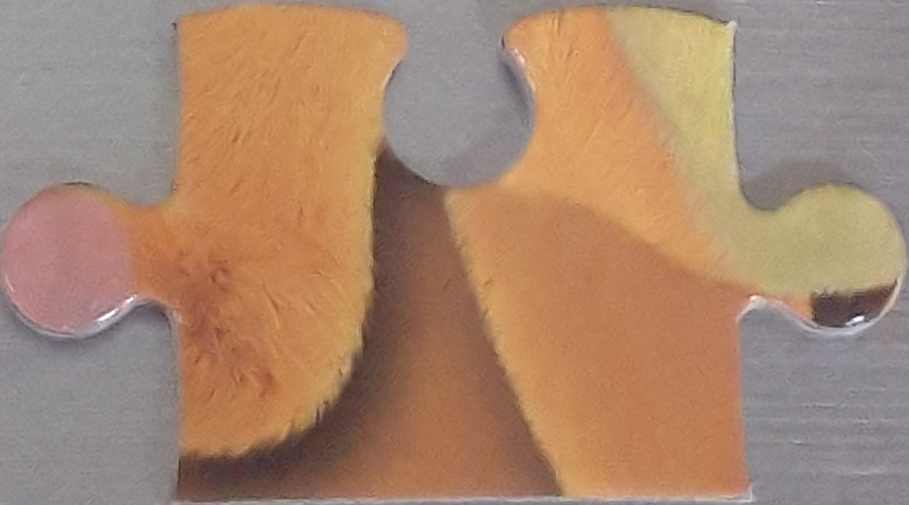
#> input picture web/backup/image (1).jpg, 1817 x 1009 px (shown at 1/2 size)
$ python -i slic_utils.py   (imports and definitions only)   (older library calls are emulated)
#> lines starting #> are read from the running program, lines starting #| are printed output that depends on the picture

from skimage.segmentation.slic_superpixels import _get_mask_centroids
from skimage.segmentation._slic import (_slic_cython, _enforce_label_connectivity_cython)
from skimage.segmentation import mark_boundaries
from skimage.util import img_as_float, regular_grid
from skimage.color import rgb2lab
from skimage.measure import label, regionprops
from skimage import io

import os.path
import warnings
import functools
import collections as coll
import numpy as np
from numpy import random
from scipy import ndimage as ndi
from scipy.spatial.distance import pdist, squareform
from scipy.cluster.vq import kmeans2


def slic_custom(image, n_segments=100, compactness=10., max_iter=10, sigma=0,
                spacing=None, multichannel=True, convert2lab=None,
                enforce_connectivity=True, min_size_factor=0.5, max_size_factor=3,
                slic_zero=False, start_label=None, mask=None, previous_centroids=None):
    """Segments image using k-means clustering in Color-(x,y,z) space.

    Parameters
    ----------
    image : 2D, 3D or 4D ndarray
        Input image, which can be 2D or 3D, and grayscale or multichannel
        (see `multichannel` parameter).
    n_segments : int, optional
        The (approximate) number of labels in the segmented output image.
    compactness : float, optional
        Balances color proximity and space proximity. Higher values give
        more weight to space proximity, making superpixel shapes more
        square/cubic. In SLICO mode, this is the initial compactness.
        This parameter depends strongly on image contrast and on the
        shapes of objects in the image. We recommend exploring possible
        values on a log scale, e.g., 0.01, 0.1, 1, 10, 100, before
        refining around a chosen value.
    max_iter : int, optional
        Maximum number of iterations of k-means.
    sigma : float or (3,) array-like of floats, optional
        Width of Gaussian smoothing kernel for pre-processing for each
        dimension of the image. The same sigma is applied to each dimension in
        case of a scalar value. Zero means no smoothing.
        Note, that `sigma` is automatically scaled if it is scalar and a
        manual voxel spacing is provided (see Notes section).
    spacing : (3,) array-like of floats, optional
        The voxel spacing along each image dimension. By default, `slic`
        assumes uniform spacing (same voxel resolution along z, y and x).
        This parameter controls the weights of the distances along z, y,
        and x during k-means clustering.
    multichannel : bool, optional
        Whether the last axis of the image is to be interpreted as multiple
        channels or another spatial dimension.
    convert2lab : bool, optional
        Whether the input should be converted to Lab colorspace prior to
        segmentation. The input image *must* be RGB. Highly recommended.
        This option defaults to ``True`` when ``multichannel=True`` *and*
        ``image.shape[-1] == 3``.
    enforce_connectivity : bool, optional
        Whether the generated segments are connected or not
    min_size_factor : float, optional
        Proportion of the minimum segment size to be removed with respect
        to the supposed segment size ```depth*width*height/n_segments```
    max_size_factor : float, optional
        Proportion of the maximum connected segment size. A value of 3 works
        in most of the cases.
    slic_zero : bool, optional
        Run SLIC-zero, the zero-parameter mode of SLIC. [2]_
    start_label: int, optional
        The labels' index start. Should be 0 or 1.
    mask : 2D ndarray, optional
        If provided, superpixels are computed only where mask is True,
        and seed points are homogeneously distributed over the mask
        using a K-means clustering strategy.

    Returns
    -------
    labels : 2D or 3D array
        Integer mask indicating segment labels.

    Raises
    ------
    ValueError
        If ``convert2lab`` is set to ``True`` but the last array
        dimension is not of length 3.
    ValueError
        If ``start_label`` is not 0 or 1.

    Notes
    -----
    * If `sigma > 0`, the image is smoothed using a Gaussian kernel prior to
      segmentation.

    * If `sigma` is scalar and `spacing` is provided, the kernel width is
      divided along each dimension by the spacing. For example, if ``sigma=1``
      and ``spacing=[5, 1, 1]``, the effective `sigma` is ``[0.2, 1, 1]``. This
      ensures sensible smoothing for anisotropic images.

    * The image is rescaled to be in [0, 1] prior to processing.

    * Images of shape (M, N, 3) are interpreted as 2D RGB images by default. To
      interpret them as 3D with the last dimension having length 3, use
      `multichannel=False`.

    * `start_label` is introduced to handle the issue [4]_. The labels
      indexing starting at 0 will be deprecated in future versions. If
      `mask` is not `None` labels indexing starts at 1 and masked area
      is set to 0.

    References
    ----------
    .. [1] Radhakrishna Achanta, Appu Shaji, Kevin Smith, Aurelien Lucchi,
        Pascal Fua, and Sabine Süsstrunk, SLIC Superpixels Compared to
        State-of-the-art Superpixel Methods, TPAMI, May 2012.
        :DOI:`10.1109/TPAMI.2012.120`
    .. [2] https://www.epfl.ch/labs/ivrl/research/slic-superpixels/#SLICO
    .. [3] Irving, Benjamin. "maskSLIC: regional superpixel generation with
           application to local pathology characterisation in medical images.",
           2016, :arXiv:`1606.09518`
    .. [4] https://github.com/scikit-image/scikit-image/issues/3722

    Examples
    --------
    >>> from skimage.segmentation import slic
    >>> from skimage.data import astronaut
    >>> img = astronaut()
    >>> segments = slic(img, n_segments=100, compactness=10)

    Increasing the compactness parameter yields more square regions:

    >>> segments = slic(img, n_segments=100, compactness=20)

    """

    image = img_as_float(image)
    use_mask = mask is not None
    dtype = image.dtype

    is_2d = False

    if image.ndim == 2:
        # 2D grayscale image
        image = image[np.newaxis, ..., np.newaxis]
        is_2d = True
    elif image.ndim == 3 and multichannel:
        # Make 2D multichannel image 3D with depth = 1
        image = image[np.newaxis, ...]
        is_2d = True
    elif image.ndim == 3 and not multichannel:
        # Add channel as single last dimension
        image = image[..., np.newaxis]

    if multichannel and (convert2lab or convert2lab is None):
        if image.shape[-1] != 3 and convert2lab:
            raise ValueError("Lab colorspace conversion requires a RGB image.")
        elif image.shape[-1] == 3:
            image = rgb2lab(image)

    if start_label is None:
        if use_mask:
            start_label = 1
        else:
            warnings.warn("skimage.measure.label's indexing starts from 0. " +
                          "In future version it will start from 1. " +
                          "To disable this warning, explicitely " +
                          "set the `start_label` parameter to 1.",
                          FutureWarning, stacklevel=2)
            start_label = 0

    if start_label not in [0, 1]:
        raise ValueError("start_label should be 0 or 1.")

    # initialize cluster centroids for desired number of segments
    update_centroids = False
    if use_mask:
        mask = np.ascontiguousarray(mask, dtype=np.bool).view('uint8')
        if mask.ndim == 2:
            mask = np.ascontiguousarray(mask[np.newaxis, ...])
        if mask.shape != image.shape[:3]:
            raise ValueError("image and mask should have the same shape.")
        #centroids, steps = _get_mask_centroids(mask, n_segments)
        centroids, steps = _get_mask_centroids(image, n_segments, multichannel=multichannel) # for hs3090
        update_centroids = True
    else:
        centroids, steps = _get_grid_centroids(image, n_segments)
        #centroids, steps = _get_grid_centroids(image, n_segments, multichannel=multichannel)

    # set previous centroids to initial cetroids
    if previous_centroids is not None:
        centroids = np.zeros((previous_centroids.shape[1],3))
        centroids[:,1:] = previous_centroids[0][:]
        # import pdb; pdb.set_trace()

    if spacing is None:
        spacing = np.ones(3, dtype=dtype)
    elif isinstance(spacing, (list, tuple)):
        spacing = np.ascontiguousarray(spacing, dtype=dtype)

    if not isinstance(sigma, coll.Iterable):
        sigma = np.array([sigma, sigma, sigma], dtype=dtype)
        sigma /= spacing.astype(dtype)
    elif isinstance(sigma, (list, tuple)):
        sigma = np.array(sigma, dtype=dtype)
    if (sigma > 0).any():
        # add zero smoothing for multichannel dimension
        sigma = list(sigma) + [0]
        image = ndi.gaussian_filter(image, sigma)

    n_centroids = centroids.shape[0]

    segments = np.ascontiguousarray(np.concatenate(
        [centroids, np.zeros((n_centroids, image.shape[3]))],
        axis=-1), dtype=dtype)

    # Scaling of ratio in the same way as in the SLIC paper so the
    # values have the same meaning
    step = max(steps)
    ratio = 1.0 / compactness

    image = np.ascontiguousarray(image * ratio, dtype=dtype)

    if update_centroids:
        # Step 2 of the algorithm [3]_
        _slic_cython(image, mask, segments, step, max_iter, spacing,
                     slic_zero, ignore_color=True,
                     start_label=start_label)

    labels = _slic_cython(image, mask, segments, step, max_iter,
                          spacing, slic_zero, ignore_color=False,
                          start_label=start_label)

    if enforce_connectivity:
        if use_mask:
            segment_size = mask.sum() / n_centroids
        else:
            segment_size = np.prod(image.shape[:3]) / n_centroids
        min_size = int(min_size_factor * segment_size)
        max_size = int(max_size_factor * segment_size)
        labels = _enforce_label_connectivity_cython(
            labels, min_size, max_size, start_label=start_label)

    if is_2d:
        labels = labels[0]

    # obtain current centroids
    props = regionprops(labels) # 3
    points = np.zeros((len(props),2))
    # label 순으로 centroids 정렬
    for idx, prop in enumerate(props):
        points[prop.label-1] = prop.centroid
    centroids = np.array(points)[np.newaxis,]  # 1 3 2
    closest_indices = None
    if previous_centroids is not None:
        points_prev = previous_centroids[0].copy()  # 6, 2
        points_repeat = np.repeat(np.array(points)[:, np.newaxis], previous_centroids.shape[0], axis=1)  # 3, 1, 2 -> 3, 6, 2
        closest_indices = np.argmin(np.linalg.norm(points_repeat - points_prev[np.newaxis,], axis=2), axis=1) # 1 6 2

    return labels, centroids, closest_indices

>>> import cv2
>>> picture = cv2.cvtColor(cv2.imread('../web/backup/image (1).jpg'), cv2.COLOR_BGR2RGB)
>>> result = slic_custom(picture)
#> in slic_custom, `image = img_as_float(image)`:
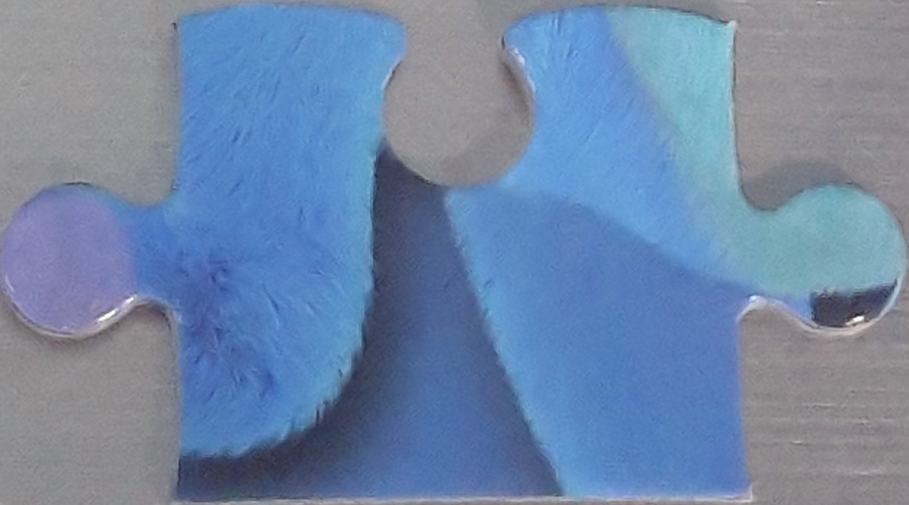
#> image: shape (1009, 1817, 3) float64 (shown at 1/2 size); mean of channels 0, 1, 2 0.658, 0.528, 0.435; drawn as B, G, R
#> (the run stopped early here; a loop or call above may not have finished)
